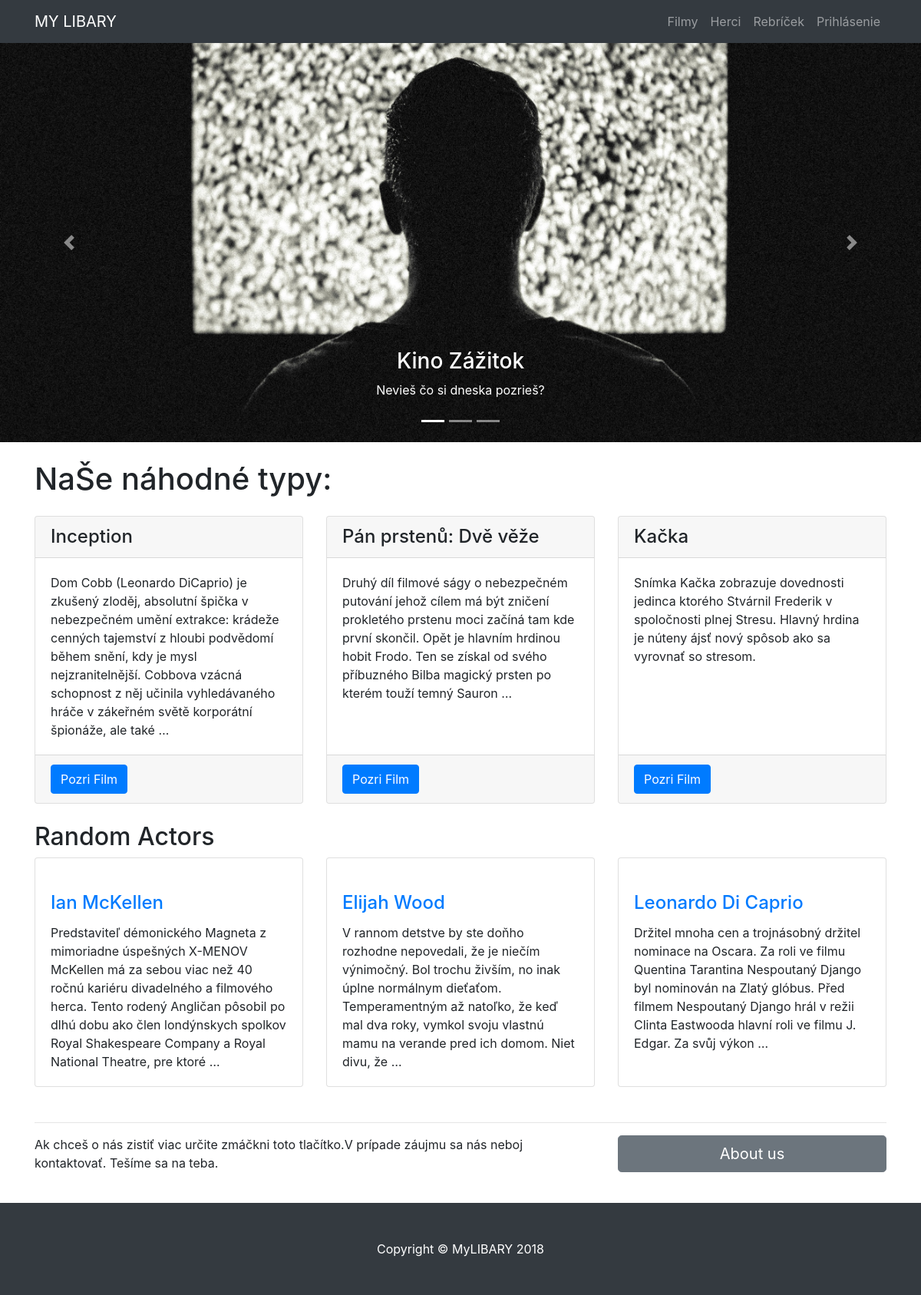
The page / on the database its author committed.
### todo/models.py (models this page shows, shortened)
class Film(models.Model): # pridat k cudzim klucom on_delete=models.CASCADE
    film_name = models.CharField(max_length = 50, null=False )
    year_of_release= models.IntegerField(default = 0, validators=[MaxValueValidator(datetime.datetime.now().year + 5) , MinValueValidator(0)]) # MAX A MIN ??
    country=models.CharField(max_length = 20 , default = "Unknown")
    genres = models.ManyToManyField(Genre)#, on_delete=models.CASCADE #Co Default
    actors = models.ManyToManyField(Actor)#, on_delete=models.CASCADE #Co Default
    description = models.TextField(max_length = 500, default = "This description is not added yet")
    poster = models.CharField(max_length = 50, default = "images/unknown.png") # defaultna adresa na img  #spýtať sa
    created_at = models.DateTimeField(auto_now_add=True)
    image_link1 = models.CharField(max_length = 500, default = "https://vignette.wikia.nocookie.net/kongregate/images/9/96/Unknown_flag.png/revision/latest?cb=20100825093317")
    image_link2 = models.CharField(max_length = 500, default = "https://vignette.wikia.nocookie.net/kongregate/images/9/96/Unknown_flag.png/revision/latest?cb=20100825093317")
    image_link3 = models.CharField(max_length = 500, default = "https://vignette.wikia.nocookie.net/kongregate/images/9/96/Unknown_flag.png/revision/latest?cb=20100825093317")
    def __str__(self):
        return self.film_name

class Actor(models.Model):
    actor_name = models.CharField(max_length = 50,  null=False)
    age = models.IntegerField(default = 0)
    description = models.TextField(max_length = 500, default = "Description is unknown")
    image_link = models.CharField(max_length= 500, default= "https://vignette.wikia.nocookie.net/kongregate/images/9/96/Unknown_flag.png/revision/latest?cb=20100825093317")
    created_at = models.DateTimeField(auto_now_add=True)
    def __str__(self):
        return self.actor_name

### todo/views.py (the view)
# urls.py: path('', views.index, name='index'),
def index(request):
    film = Film.objects.all().order_by('?')[:3]
    actor = Actor.objects.all().order_by('?')[:3]
    context = {
        'film': film,
        'actor': actor
    }
    return render(request, 'todo/index.html',context)

### todo/templates/todo/index.html (shortened to what this page needs)
{% load static %}
<!DOCTYPE html>
<html lang="en">
  <head>
    <link rel="stylesheet" href="https://maxcdn.bootstrapcdn.com/bootstrap/4.0.0/css/bootstrap.min.css">
    <link rel="stylesheet" type="text/css" href="{% static 'todo/test.css' %}">
  </head>
  <body>
    <nav class="navbar fixed-top navbar-expand-lg navbar-dark bg-dark fixed-top">
      <div class="container">
        <a class="navbar-brand" href="{% url 'todo:index' %}">MY LIBARY</a>
        <div class="collapse navbar-collapse" id="navbarResponsive">
          <ul class="navbar-nav ml-auto">
            <li class="nav-item">
              <a class="nav-link" href="{% url 'todo:films' %}">Filmy</a>
            </li>
            <li class="nav-item">
              <a class="nav-link" href="{% url 'todo:actors' %}">Herci</a>
            </li>
            <li class="nav-item">
              <a class="nav-link" href="{% url 'todo:chart' %}">Rebríček</a>
            </li>
            {% if user.is_authenticated %}
            <li class="nav-item">
                <a class="nav-link" href="{% url 'todo:logout' %}">Logout</a>
            </li>
            {% else %}
              <li class="nav-item">
                  <a class="nav-link" href="{% url 'todo:login' %}">Prihlásenie</a>
              </li>
            {% endif %}
          </ul>
        </div>
      </div>
    </nav>
    <header>
      <div id="carouselExampleIndicators" class="carousel slide" data-ride="carousel">
        <ol class="carousel-indicators">
          <li data-target="#carouselExampleIndicators" data-slide-to="0" class="active"></li>
          <li data-target="#carouselExampleIndicators" data-slide-to="1"></li>
          <li data-target="#carouselExampleIndicators" data-slide-to="2"></li>
        </ol>
        <div class="carousel-inner" role="listbox">
          <div class="carousel-item active" style="background-image: url('{% static 'todo/images/movie.jpg' %}')">
            <div class="carousel-caption d-none d-md-block">
              <h3>Kino Zážitok</h3>
              <p>Nevieš čo si dneska pozrieš?</p>
            </div>
          </div>
        </div>
        <a class="carousel-control-prev" href="#carouselExampleIndicators" role="button" data-slide="prev">
          <span class="carousel-control-prev-icon" aria-hidden="true"></span>
        </a>
        <a class="carousel-control-next" href="#carouselExampleIndicators" role="button" data-slide="next">
          <span class="carousel-control-next-icon" aria-hidden="true"></span>
        </a>
      </div>
    </header>
    <div class="container">
      <h1 class="my-4">NaŠe náhodné typy:</h1>
      <div class="row">
      {% for film in film|slice:"0:3" %}
        <div class="col-lg-4 mb-4">
          <div class="card h-100">
            <h4 class="card-header">{{film}}</h4>
            <div class="card-body">
              <p class="card-text">{{film.description|truncatewords:40}}</p>
            </div>
            <div class="card-footer">
              <a href="{% url 'todo:film' film.id %}" class="btn btn-primary">Pozri Film</a>
            </div>
          </div>
        </div>
        {% endfor %}
        </div>
      <h2>Random Actors</h2>
      <div class="row">
      {% for actor in actor|slice:"0:3" %}
        <div class="col-lg-4 col-sm-6 portfolio-item">
          <div class="card h-100">
            <a href="{% url 'todo:actor' actor.id %}"><img class="card-img-top" src="{{ actor.image_link }}" alt=""></a>
            <div class="card-body">
              <h4 class="card-title">
                <a href="{% url 'todo:actor' actor.id %}">{{actor}}</a>
              </h4>
              <p class="card-text">{{actor.description|truncatewords:40}}</p>
            </div>
          </div>
        </div>
        {% endfor %}
    </div>
      <hr>
      <div class="row mb-4">
        <div class="col-md-8">
          <p>Ak chceš o nás zistiť viac určite zmáčkni toto tlačítko.V prípade záujmu sa nás neboj kontaktovať. Tešíme sa na teba.</p>
        </div>
        <div class="col-md-4">
          <a class="btn btn-lg btn-secondary btn-block" href="{% url 'todo:about' %}">About us</a>
        </div>
      </div>
    </div>
    <footer class="py-5 bg-dark">
      <div class="container">
        <p class="m-0 text-center text-white">Copyright &copy; MyLIBARY 2018</p>
      </div>
    </footer>
</body>
</html>

### todo/static/todo/test.css (style rules this page uses)
body { padding-top: 54px; }
@media (min-width: 992px) { body { padding-top: 56px; } }
.carousel-item { height: 65vh; min-height: 300px; background: no-repeat center center scroll; -webkit-background-size: cover; -moz-background-size: cover; -o-background-size: cover; background-size: cover; }
.portfolio-item { margin-bottom: 30px; }

### rows shown on the page
Film: film_name "Inception", description "Dom Cobb (Leonardo DiCaprio) je zkušený zloděj, absolutní špička v nebezpečném umění extrakce: krádeže cenných tajemství z hloubi podvědomí během snění, kdy je mysl nejzranitelnější. Cobbova vzácná schopnost z něj učinila vyhledávaného hráče v zákeřném světě korporátní špionáže, ale také …"
Film: film_name "Pán prstenů: Dvě věže", description "Druhý díl filmové ságy o nebezpečném putování jehož cílem má být zničení prokletého prstenu moci začíná tam kde první skončil. Opět je hlavním hrdinou hobit Frodo. Ten se získal od svého příbuzného Bilba magický prsten po kterém touží temný Sauron …"
Film: film_name "Kačka", description "Snímka Kačka zobrazuje dovednosti jedinca ktorého Stvárnil Frederik v spoločnosti plnej Stresu. Hlavný hrdina je núteny ájsť nový spôsob ako sa vyrovnať so stresom."
Actor: actor_name "Ian McKellen", description "Predstaviteľ démonického Magneta z mimoriadne úspešných X-MENOV McKellen má za sebou viac než 40 ročnú kariéru divadelného a filmového herca. Tento rodený Angličan pôsobil po dlhú dobu ako člen londýnskych spolkov Royal Shakespeare Company a Royal National Theatre, pre ktoré …"
Actor: actor_name "Elijah Wood", description "V rannom detstve by ste doňho rozhodne nepovedali, že je niečím výnimočný. Bol trochu živším, no inak úplne normálnym dieťaťom. Temperamentným až natoľko, že keď mal dva roky, vymkol svoju vlastnú mamu na verande pred ich domom. Niet divu, že …"
Actor: actor_name "Leonardo Di Caprio", description "Držitel mnoha cen a trojnásobný držitel nominace na Oscara. Za roli ve filmu Quentina Tarantina Nespoutaný Django byl nominován na Zlatý glóbus. Před filmem Nespoutaný Django hrál v režii Clinta Eastwooda hlavní roli ve filmu J. Edgar. Za svůj výkon …"
